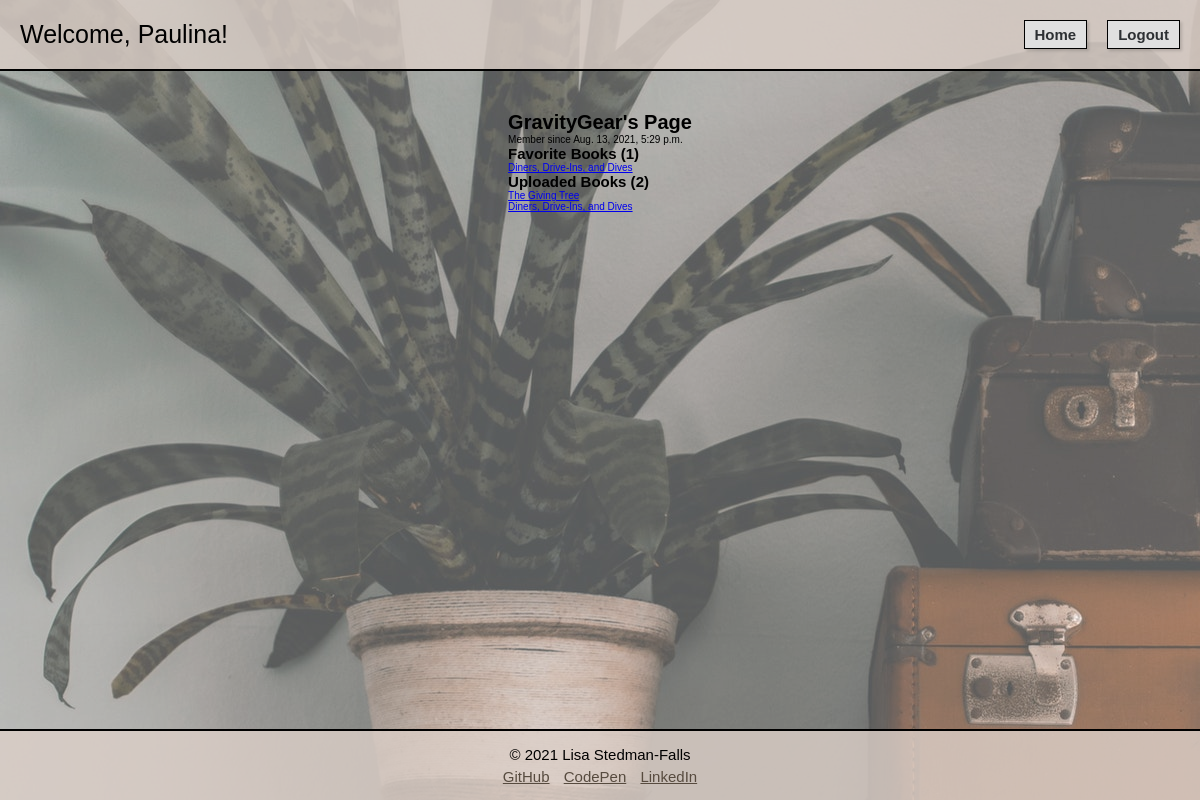
Page /book/user/2 (signed in) on the committed database.
### login_registration_app/models.py (models this page shows, shortened)
class User(models.Model):
    first_name = models.CharField(max_length=255)
    last_name = models.CharField(max_length=255)
    username = models.CharField(max_length=20, default="")
    email = models.CharField(max_length=255)
    password = models.CharField(max_length=255)
    bio = models.TextField(default="")
    created_at = models.DateTimeField(auto_now_add=True)
    updated_at = models.DateTimeField(auto_now=True)
    objects = UserManager()

### books_app/models.py (models this page shows, shortened)
class Book(models.Model):
    title = models.CharField(max_length=255)
    description = models.TextField()
    genre = models.CharField(max_length=255)
    uploaded_by = models.ForeignKey(User, related_name = "books_uploaded", on_delete = models.CASCADE)
    favorited_by = models.ManyToManyField(User, related_name = "books_favorited")
    created_at = models.DateTimeField(auto_now_add=True)
    updated_at = models.DateTimeField(auto_now=True)
    objects = BookManager()

### books_app/views.py (the view)
# urls.py: path('user/<int:user_id>', views.user_page), #GET request to display a specific object's info
def user_page(request, user_id): #GET REQUEST
    this_user= User.objects.get(id=request.session["user_id"])
    a_user = User.objects.get(id = user_id)
    admin = User.objects.get(id = 1)
    uploaded_books = a_user.books_uploaded.all()
    book_count = uploaded_books.count()
    favorited_books = a_user.books_favorited.all()
    favorite_count= favorited_books.count()
    context = {
        "this_user":this_user,
        "a_user": a_user,
        "favorited_books": favorited_books,
        "uploaded_books":uploaded_books,
        "book_count": book_count,
        "favorite_count":favorite_count,
        "admin": admin,
    }
    return render(request, "user_page.html", context)

### books_app/templates/user_page.html (shortened to what this page needs)
<!DOCTYPE html>
<html lang="en-US">
<head>
    {% load static %}
    <link rel="stylesheet" href="{% static 'user_page.css' %}">
</head>
<body>
    <div id="container">
        <nav>
            <p>Welcome, {{this_user.username}}!</p>
            <div id="nav_actions">
                <a href="/book">Home</a>
                <form action="/logout" method="POST">
                    <button type="submit">Logout</button>
                </form>
            </div>
        </nav>
        <div id="wrapper">
            <div id="user_info">
                <h1>{{a_user.username}}'s Page</h1>
                <p>Member since {{a_user.created_at}}</p>
                <h2>Favorite Books ({{favorite_count}})</h2>
                {% for book in favorited_books %}
                <p>
                    <a href ="/book/{{book.id}}">{{book.title}}</a>
                </p>
                {% endfor %}
                <h2>Uploaded Books ({{book_count}})</h2>
                {% for book in uploaded_books %}
                <p>
                    <a href ="/book/{{book.id}}">{{book.title}}</a>
                </p>
                {% endfor %}
            </div>
        </div>
        <footer>
            <p>&#169; 2021 Lisa Stedman-Falls</p>
            <a href="https://github.com/Lstedmanfalls/">GitHub</a>
            <a href="https://codepen.io/lstedmanfalls">CodePen</a>
            <a href="https://www.linkedin.com/in/lstedmanfalls/">LinkedIn</a>
        </footer>
    </div>
</body>
</html>

### books_app/static/user_page.css (style rules this page uses)
* { margin:0; padding:0; }
body { height:100%; }
html { font-family:Verdana, Tahoma, sans-serif; font-size:10px; }
#container { position:relative; min-height:100vh; display: flex; flex-direction:column; }
#container::after { content:""; background-image:url("books.jpg"); opacity:.7; top:0; left:0; bottom:0; right:0; position:absolute; z-index:-1; }
nav { display: flex; width:100%; justify-content: space-between; align-items:center; background-color: rgba(220, 208, 201, .8); padding:2rem 0; border-bottom:.2rem solid black; }
nav p { font-size:2.5rem; padding-left:2rem; }
#nav_actions { display: flex; justify-content: space-between; padding-right:2rem; }
nav a { margin-right:2rem; }
nav a, nav button { font-size:1.5rem; font-weight: bold; padding:.5rem 1rem; box-shadow:rgba(0, 0, 0, 0.15) 1.95px 1.95px 2.6px; color:#2D3033; background-color:#E0E0E0; text-decoration: none; border:.1rem solid black; }
#wrapper { display: flex; flex:1 0 auto; flex-direction: column; align-items: center; padding-top:4rem; padding-bottom:4rem; min-height:auto; }
footer { text-align: center; font-size:1.5rem; padding:1.5rem; background-color: rgba(220, 208, 201, .8); border-top:.2rem solid black; }
footer p { padding-bottom: .5rem; }
footer a { color:#574b3f; padding:0 .5rem; }

### rows in the picture
User: username "Paulina"
User: username "GravityGear", created_at "Aug. 13, 2021, 5:29 p.m."
Book: title "Diners, Drive-Ins, and Dives"
Book: title "The Giving Tree"

### other values in the picture
{{ favorite_count }} "1"
{{ book_count }} "2"
